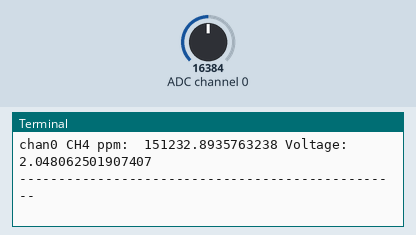
Simulated run of this program. Board: Raspberry Pi (BCM pin numbers). Parts: the last lines printed to the terminal. Inputs (shaded band) come from the test bench; at power-on: ADC channel 0 = 16384 (analog values on the 0–32767 scale). The clock reads 2024-03-15 10:24:30 at power-on unless the program sets it; files the program writes start out absent.

Above: at 1.2 s.
1.3 s: ADC channel 0 set to 22936
At 2.5 s:
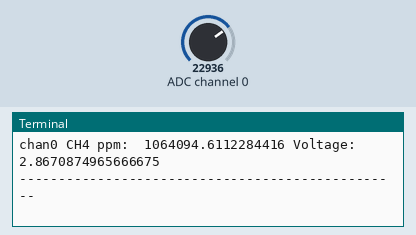
2.8 s: ADC channel 0 set to 28834
At 3.9 s:
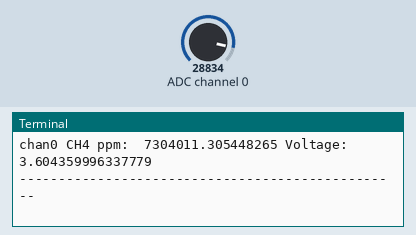
Timing chart, 0 to 5.8 s (numbered marks = the images above; inputs shaded):
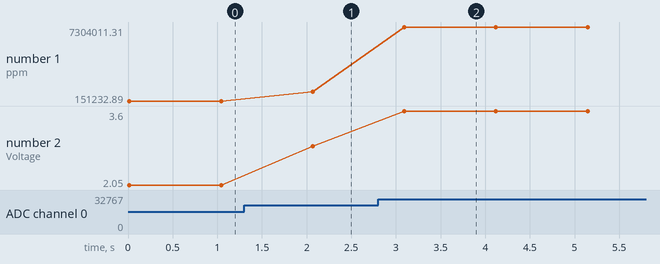

The program:

ch4_sht20_sgp30.py
```python
import csv
import datetime
import time
import board
import busio
import math
import adafruit_ads1x15.ads1115 as ADS
from adafruit_ads1x15.analog_in import AnalogIn
#import adafruit_sgp30
#from sht20 import SHT20


# Create the I2C bus
i2c = busio.I2C(board.SCL, board.SDA, frequency=100000)

# Create the ADC object using the I2C bus
ads = ADS.ADS1115(i2c)
ads.gain = 1

# Create single-ended input on chan0nel 0
chan0 = AnalogIn(ads, ADS.P0)
# chan1 = AnalogIn(ads, ADS.P1)
# Create differential input between chan0nel 0 and 1
#chan0 = AnalogIn(ads, ADS.P0, ADS.P1)

#print("{:>5}\t{:>5}".format('raw', 'v'))
#m = -0.350
#b = 2.417
R0_chan0 = 7.90
# R0_chan1 = 4.75

##sht20
#sht = SHT20(1, resolution=SHT20.TEMP_RES_14bit)
#iaq_temp = sht.read_temp()
#iaq_humid = sht.read_humid()

##sgp30
# Create library object on our I2C port
#sgp30 = adafruit_sgp30.Adafruit_SGP30(i2c)

#print("SGP30 serial #", [hex(i) for i in sgp30.serial])

#sgp30.set_iaq_baseline(0x8973, 0x8AAE)
#sgp30.set_iaq_relative_humidity(celsius=iaq_temp, relative_humidity=iaq_humid)

#elapsed_sec = 0


while True:
    #ch4
    RS_gas_chan0 = ((5 * 1) / chan0.voltage) - 1
    #RS_gas_chan1 = ((5 * 1) / chan1.voltage) - 1
    ratio_chan0 = RS_gas_chan0 / R0_chan0
    #ratio_chan1 = RS_gas_chan1 / R0_chan1
    #ppm_log = (math.log(ratio, 10)- b) /m
    #ppm= pow(10, ppm_log)
    ppm_chan0 = 1000*pow(ratio_chan0, -2.95)
    #ppm_chan1 = 1000*pow(ratio_chan1, -2.95)
    print("chan0 CH4 ppm: ", ppm_chan0, "Voltage: ", chan0.voltage)
    #print("chan1 CH4 ppm: ", ppm_chan1, "Voltage: ", chan1.voltage)

    #sht20
    #temp = sht.read_temp()
    #humid = sht.read_humid()
    #print("Temp: ", temp, ", RH: ", humid)

    #sgp30
    #eCO2 = sgp30.eCO2
    #TVOC = sgp30.TVOC
    #print("eCO2 = %d ppm \t TVOC = %d ppb" % (eCO2, TVOC))
    #time.sleep(1)
    #elapsed_sec += 1
    #if elapsed_sec > 0:
    #    elapsed_sec = 0
    #    sgp30.set_iaq_relative_humidity(celsius=temp, relative_humidity=humid)
    #    print(
    #        "**** Baseline values: eCO2 = 0x%x, TVOC = 0x%x"
    #        % (sgp30.baseline_eCO2, sgp30.baseline_TVOC)
    #    )


    with open('/home/pi/Raspberry-Pi-MQ4-Gas-Sensor/ch4_data_20230813.csv', 'a') as f:
        now = datetime.datetime.now()

        writer_object =csv.writer(f)
        writer_object.writerow([now.strftime('%Y/%m/%d %H:%M:%S'),"chan0", ppm_chan0, chan0.voltage])
        #writer_object.writerow([now.strftime('%Y/%m/%d %H:%M:%S'),"chan1", ppm_chan1, chan1.voltage])
        f.close()
    print("-------------------------------------------------")
    time.sleep(1)
```

Measured:
- after the input at 1.3 s, the terminal: prints a new line after 0.77 s (image 1)
- after the input at 2.8 s, the terminal: prints a new line after 0.29 s (image 2)
- plotted number 1: 151232.89 → 1064094.61 after the input at 1.3 s, 1064094.61 → 7304011.31 after the input at 2.8 s
- plotted number 2: 2.05 → 2.87 after the input at 1.3 s, 2.87 → 3.6 after the input at 2.8 s
